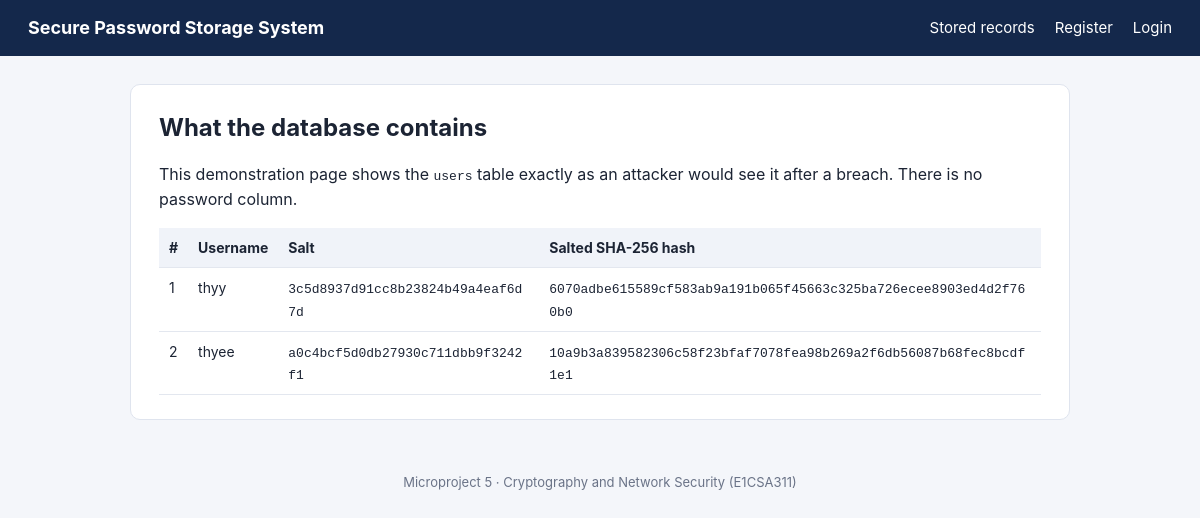
Page /records on the committed database.
### tables this page shows
CREATE TABLE users (
                       id            INTEGER PRIMARY KEY AUTOINCREMENT,
                       username      TEXT UNIQUE NOT NULL,
                       salt          TEXT NOT NULL,
                       password_hash TEXT NOT NULL,
                       created_at    TEXT NOT NULL
                   );

### app.py (the view)
@app.route("/records")
def records():
    return render_template("records.html", users=store.list_users())

### app.py (called while the page is built)
@app.before_request
def check_csrf():
    if request.method == "POST":
        sent = request.form.get("csrf", "")
        if not hmac.compare_digest(sent, session.get("csrf", "")):
            abort(400, "Invalid form token.")

### secure_store.py (called while the page is built)
    def _connect(self):
        con = sqlite3.connect(self.db_path)
        con.row_factory = sqlite3.Row
        return con

    def list_users(self):
        with self._connect() as con:
            rows = con.execute(
                "SELECT id, username, salt, password_hash, created_at "
                "FROM users ORDER BY id"
            ).fetchall()
        return [dict(r) for r in rows]

### templates/records.html (shortened to what this page needs)
{% extends "base.html" %}
{% block content %}
<section class="card">
  <h1>What the database contains</h1>
  <p>This demonstration page shows the <code>users</code> table exactly as an
     attacker would see it after a breach. There is no password column.</p>
  {% if users %}
  <div class="scroll">
    <table>
      <thead><tr><th>#</th><th>Username</th><th>Salt</th><th>Salted SHA-256 hash</th></tr></thead>
      <tbody>
      {% for u in users %}
        <tr><td>{{ u.id }}</td><td>{{ u.username }}</td>
            <td><code>{{ u.salt }}</code></td><td><code>{{ u.password_hash }}</code></td></tr>
      {% endfor %}
      </tbody>
    </table>
  </div>
  {% else %}
    <p class="muted">No users registered yet.</p>
  {% endif %}
</section>
{% endblock %}

### templates/base.html (shortened to what this page needs)
<!doctype html>
<html lang="en">
<head>
  <link rel="stylesheet" href="{{ url_for('static', filename='style.css') }}">
</head>
<body>
  <header>
    <a class="brand" href="{{ url_for('home') }}">Secure Password Storage System</a>
    <nav>
      <a href="{{ url_for('records') }}">Stored records</a>
      {% if session.get('user') %}
        <a href="{{ url_for('dashboard') }}">Dashboard</a>
        <form method="post" action="{{ url_for('logout') }}">
          <input type="hidden" name="csrf" value="{{ csrf_token() }}">
          <button class="link" type="submit">Logout</button>
        </form>
      {% else %}
        <a href="{{ url_for('register') }}">Register</a>
        <a href="{{ url_for('login') }}">Login</a>
      {% endif %}
    </nav>
  </header>
  <main>
    {% block content %}{% endblock %}
  </main>
  <footer>Microproject 5 &middot; Cryptography and Network Security (E1CSA311)</footer>
</body>
</html>

### static/style.css (style rules this page uses)
* { box-sizing: border-box; }
body { margin: 0; background: #f4f6fa; color: #1c2434; font: 16px/1.55 -apple-system, "Segoe UI", Roboto, Helvetica, Arial, sans-serif; }
header { display: flex; flex-wrap: wrap; gap: 12px; align-items: center; justify-content: space-between; padding: 14px 28px; background: #14284b; }
header a, header .link { color: #fff; text-decoration: none; font-size: 15px; }
.brand { font-weight: 700; font-size: 18px; }
nav { display: flex; gap: 20px; align-items: center; }
main { max-width: 980px; margin: 28px auto; padding: 0 20px; }
footer { text-align: center; color: #6a7387; font-size: 13px; padding: 24px; }
.card { background: #fff; border: 1px solid #dfe4ee; border-radius: 10px; padding: 24px 28px; margin-bottom: 20px; }
h1 { font-size: 24px; margin: 0 0 12px; }
code { font: 13px/1.4 Menlo, Consolas, monospace; }
td code, dd code { word-break: break-all; }
.scroll { overflow-x: auto; }
table { width: 100%; border-collapse: collapse; font-size: 14px; }
th, td { text-align: left; padding: 9px 10px; border-bottom: 1px solid #e3e7ef; vertical-align: top; }
th { background: #f0f3f9; }

### rows in the picture
users: id "1", username "thyy", salt "3c5d8937d91cc8b23824b49a4eaf6d7d", password_hash "6070adbe615589cf583ab9a191b065f45663c325ba726ecee8903ed4d2f760b0"
users: id "2", username "thyee", salt "a0c4bcf5d0db27930c711dbb9f3242f1", password_hash "10a9b3a839582306c58f23bfaf7078fea98b269a2f6db56087b68fec8bcdf1e1"
